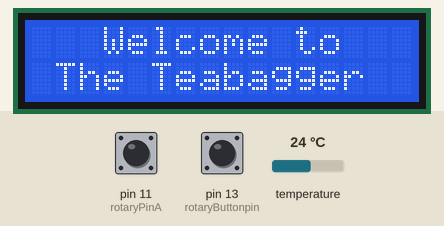
Recording of a sketch running on a simulated Arduino Uno, built with avr-gcc and run on an emulated ATmega328P. On the bench: 16×2 character LCD. Inputs (shaded band) come from the test bench; at power-on: pin 13 (rotaryButtonpin) HIGH, pin 11 (rotaryPinA) HIGH, temperature 24 °C.

Above: at 2.0 s.
2.1 s: pin 13 (rotaryButtonpin) pulled LOW for 1 s
At 3.6 s:
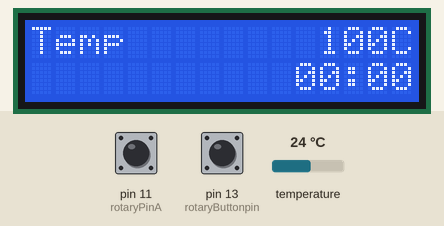
At 5.2 s:
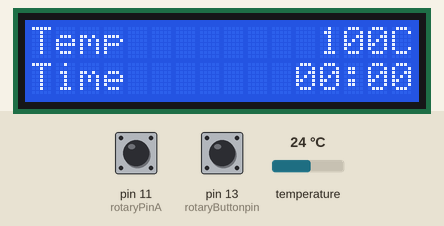
5.3 s: pin 13 (rotaryButtonpin) pulled LOW for 0.15 s
At 6.9 s:
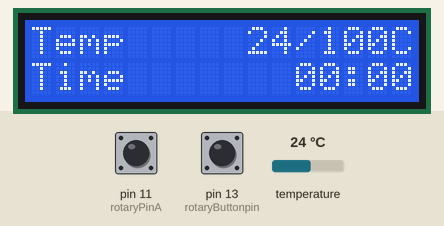
Timing chart, 0 to 8.4 s (numbered marks = the images above; inputs shaded):
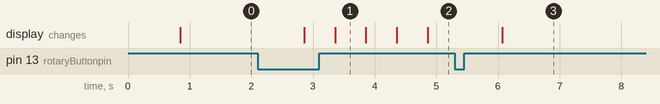

Measured:
- after the input at 5.3 s, the display: changes after 0.77 s (image 3)
- what the display in image 1 shows lasts 0.5 s, from 3.4 s to 3.9 s

The sketch:

arduino_teabagger.ino
```cpp
// display setup
// https://docs.arduino.cc/learn/electronics/lcd-displays/

#include "rotaryEncoder.h"
#include "stepper.h"
#include "lcd.h"
#include "temp.h"

int globalState = 0;

const int maxTemp = 100;
int temp = 100;

const int maxSec = 5940;
int seconds = 0;
unsigned long startTime;

const unsigned int blinkInterval = 500;

void setup() {
  Serial.begin(9600);
  // Reads the initial state of the outputA
  setupRotaryEncoderPins();
  setupLCD();
  setupTemp();
  setupStepperPins();
}

void loop() {
  switch(globalState){
    case 0:
      clearDisplay();
      printWelcomeTxt();
      delay(2000);
      clearDisplay();
      printLCDText();
      printTime(0,0);
      globalState++;
      break;
    case 1: // Select temp
      updateValEncoder(temp, maxTemp, 0, 5);
      printTemp(int(temp));
      flashTextOn("Temp", 0, 0, blinkInterval);
      confirmSelection(globalState);
      break;
    case 2: // turn off flashing text
      flashTextOff("Temp", 0,0);
      globalState ++;
      break;
    case 3: // Select time
      updateValEncoder(seconds, maxSec, 0, 5);
      printTime(seconds/60, seconds%60);
      flashTextOn("Time", 0, 1, blinkInterval);
      confirmSelection(globalState);
      break;
    case 4: // turn off flashing text
      flashTextOff("Time", 0,1);
      globalState ++;
      break;
    case 5: // wait until temp is correct - TODO
      printTempOfTemp(int(getTemp()), temp);
      startTime = millis();
      if (int(getTemp()) <= temp && !tempIncreasing()) {
        globalState ++;
      }
      confirmSelection(globalState);
      break;
    case 6: // move motor
      moveToPos(POS_BOTTOM);
      globalState ++;
      break;
    case 7: // Timer countDown
      if(getSecLeft() <= 0){
        globalState++;
      }
      printTempOfTemp(int(getTemp()),temp);
      countdown();
      break;
    case 8:
      clearDisplay();
      globalState ++;
      break;
    case 9:
      printTeaBaggerTxt();
      moveToPos(POS_TOP);
      break;
  }
}

void countdown(){
  unsigned long timeLeft = getSecLeft();
  printTime(timeLeft/60, timeLeft%60);

}
long getSecLeft(){
  //Returns the seconds remaining from the timer
  unsigned long timeLeft = seconds > getElapsedSec(startTime) ? seconds - getElapsedSec(startTime) : 0;

  return timeLeft;
}
long getElapsedSec(long time){
  return (millis() - time) / 1000;
}
```

rotaryEncoder.cpp
```cpp
#include "rotaryEncoder.h"
#include <Arduino.h>

int aState;
int aLastState = digitalRead(rotaryPinA);
bool encoderButtonState;
bool encoderButtonLastState = digitalRead(rotaryButtonpin);


void setupRotaryEncoderPins(){
  // set rotary pins
  pinMode(rotaryPinA, INPUT);
  pinMode(rotaryPinB, INPUT);
  pinMode(rotaryButtonpin, INPUT);
}

void updateValEncoder(int &val, int maxval, int minval, int interval){
    aState = digitalRead(rotaryPinA); // Reads the "current" state of the outputA
    // If the previous and the current state of the outputA are different, that means a Pulse has occured
    if (aState != aLastState){
      // If the outputB state is different to the outputA state, that means the encoder is rotating clockwise
      if (digitalRead(rotaryPinB) != aState) {
        if(val > minval) {val -=interval;} //
      } else {
        if(val < maxval) {val +=interval;} //
      }
    }
    aLastState = aState; // Updates the previous state of the outputA with the current state
}
void confirmSelection(int &state){
  //When a button is pressed and released a state is increased.
  encoderButtonState = digitalRead(rotaryButtonpin);
  if (encoderButtonState !=encoderButtonLastState) {
    if (encoderButtonState == 0) {
      state ++;
    }
    encoderButtonLastState = encoderButtonState;
  }
}
```

rotaryEncoder.h
```cpp
#ifndef _rotaryEncoder_h
#define _rotaryEncoder_h

#define rotaryPinA 11
#define rotaryPinB 12
#define rotaryButtonpin 13

void setupRotaryEncoderPins();
void updateValEncoder(int &val, int maxval, int minval, int interval);
void confirmSelection(int &globalState);

#endif
```

stepper.cpp
```cpp
#include "stepper.h"
#include <Arduino.h>

void setupStepperPins() {
  pinMode(STEPPER_STEP_PIN, OUTPUT);
  pinMode(STEPPER_DIR_PIN, OUTPUT);
}

// Do NOT modify this variable directly. Use `moveToPos()`, which controls it
// internally.
unsigned int curPos = POS_TOP;

// Do not use this function directly. Use user-friendly wrapper `moveToPos()`.
// If you use this function yourself, you may violate some assumptions.
void rotateStepper(unsigned int dir, unsigned int revolutions) {
  const unsigned int STEPPER_SPEED = 700;
  const unsigned int STEPPER_STEP_CYCLES_PER_REV = 200;

  unsigned int iters = revolutions * STEPPER_STEP_CYCLES_PER_REV;

  digitalWrite(STEPPER_DIR_PIN, dir);
  for (int x = 0; x < iters; x++) {
    digitalWrite(STEPPER_STEP_PIN, HIGH);
    delayMicroseconds(STEPPER_SPEED);
    digitalWrite(STEPPER_STEP_PIN, LOW);
    delayMicroseconds(STEPPER_SPEED);
  }
}

void moveToPos(unsigned int newPos) {
  // Sanity check - maybe we fuck up, but that shouldn't break the mechanics
  if (newPos != POS_TOP && newPos != POS_BOTTOM)
    return;

  if (newPos == curPos)
    return;

  unsigned int direction = newPos == POS_TOP ? LOW : HIGH;
  const unsigned int REVS_FROM_TOP_TO_BOTTOM = 2;

  rotateStepper(direction, REVS_FROM_TOP_TO_BOTTOM);
  curPos = newPos;
}
```

stepper.h
```cpp
#ifndef _stepper_h
#define _stepper_h

#define STEPPER_STEP_PIN 10
#define STEPPER_DIR_PIN 9

void setupStepperPins();

const unsigned int POS_TOP = 1;
const unsigned int POS_BOTTOM = 2;

void moveToPos(unsigned int newPos);

#endif
```

temp.cpp
```cpp
#include "temp.h"
#include <Arduino.h>
#include <OneWire.h>
#include <DallasTemperature.h>

// Setup a oneWire instance to communicate with any OneWire devices
OneWire oneWire(ONE_WIRE_BUS);
// Pass our oneWire reference to Dallas Temperature sensor
DallasTemperature sensors(&oneWire);

unsigned long tempTime;
const int measruementInterval = 5000;
float lastTemp;
bool isIncreasing = true;

void setupTemp(){
  sensors.begin();
  tempTime = millis();
  lastTemp = getTemp();
}

float getTemp(){
  sensors.requestTemperatures();
  return sensors.getTempCByIndex(0);
}

bool tempIncreasing(){
  if (millis() - tempTime >= measruementInterval) {
    if (lastTemp < getTemp()) {
      isIncreasing = true;
    } else {
      isIncreasing = false;
    }
    lastTemp = getTemp();
  }
  return isIncreasing;
}
```

temp.h
```cpp
#ifndef _temp_h
#define _temp_h

#define ONE_WIRE_BUS 8

void setupTemp();
float getTemp();
bool tempIncreasing();

#endif
```

lcd.cpp
```cpp
#include <Arduino.h>
#include <LiquidCrystal.h>
#include "lcd.h"

const unsigned int LCDWidth = 16;
const unsigned int LCDHeight = 2;

const char tempText[] = "Temp";
const char timeText[] = "Time";
LiquidCrystal lcd(rs, en, d4, d5, d6, d7);

unsigned long blinkTime;
bool blinkOn = true;

void setupLCD(){
  // set's up the starting LCD size
  lcd.begin(LCDWidth, LCDHeight);
  blinkTime = millis();
}

void printLCDText(){
  // prints the time and temp text
  lcd.setCursor(0, 0);
  lcd.print(tempText);
  lcd.setCursor(0, 1);
  lcd.print(timeText);
}

void printTime(long min, long sec){
  // Prints the given time on an LCD scren
  lcd.setCursor(11, 1);
  if(min < 10){ lcd.print(0); }
  lcd.print(min);
  lcd.print(":");
  if (sec < 10) { lcd.print(0); }
  lcd.print(sec);
}

void printTemp(int t){
  // prints the given temperature on an LCD screen
  lcd.setCursor(12, 0);
  if (t < 100){
    lcd.print(" ");
  }
  lcd.print(t);

  lcd.setCursor(15, 0);
  lcd.print("C");
}

void printTempOfTemp(int currentTemp, int wantedTemp){
  lcd.setCursor(8, 0);
  if (currentTemp < 100) {
    lcd.print(" ");
  }
  if (wantedTemp < 100) {
    lcd.print(" ");
  }
  lcd.print(currentTemp);
  lcd.print("/");
  lcd.print(wantedTemp);
  //if(wantedTemp >= 100) {
  //}
}

void flashTextOn(char text[], int locationX, int locationY, int time){
    // flashes the
    // Note remember to turn flashText off, by using the function.
    if (millis() - blinkTime < time) {
        return;
    }
    lcd.setCursor(locationX,locationY);
    if (!blinkOn) { // if the text is currently not showing.
        lcd.print(text);
        blinkOn = true;
        blinkTime = millis();
        return;
    }

    for (int i = 0; i < strlen(text); i++) {
        lcd.print(" ");
    }
    blinkTime = millis();
    blinkOn = false;
}

void flashTextOff(char text[], int locationX, int locationY){
    //
    blinkOn = true;
    lcd.setCursor(locationX,locationY);
    lcd.print(text);
}

void clearDisplay(){
    for (int i = 0; i < LCDHeight; i++) {
        lcd.setCursor(0, i);
        for (int j = 0; j < LCDWidth; j++) {
            lcd.print(" ");
        }
    }
}

void printTeaBaggerTxt(){
    // Prints a goodbye message
    lcd.setCursor(2,0);
    lcd.print("Your tea has");
    lcd.setCursor(1,1);
    lcd.print("been teabagged");
}

void printWelcomeTxt(){
    // Prints a goodbye message
    lcd.setCursor(3,0);
    lcd.print("Welcome to");
    lcd.setCursor(1,1);
    lcd.print("The Teabagger");
}
```

lcd.h
```cpp
#define rs 7
#define en 6
#define d4 5
#define d5 4
#define d6 3
#define d7 2

void setupLCD();
void printLCDText();
void printTime(long min, long sec);
void printTemp(int t);
void printTempOfTemp(int currentTemp, int wantedTemp);
void flashTextOn(char text[], int locationX, int locationY, int time);
void flashTextOff(char text[], int locationX, int locationY);
void clearDisplay();
void printTeaBaggerTxt();
void printWelcomeTxt();
```
